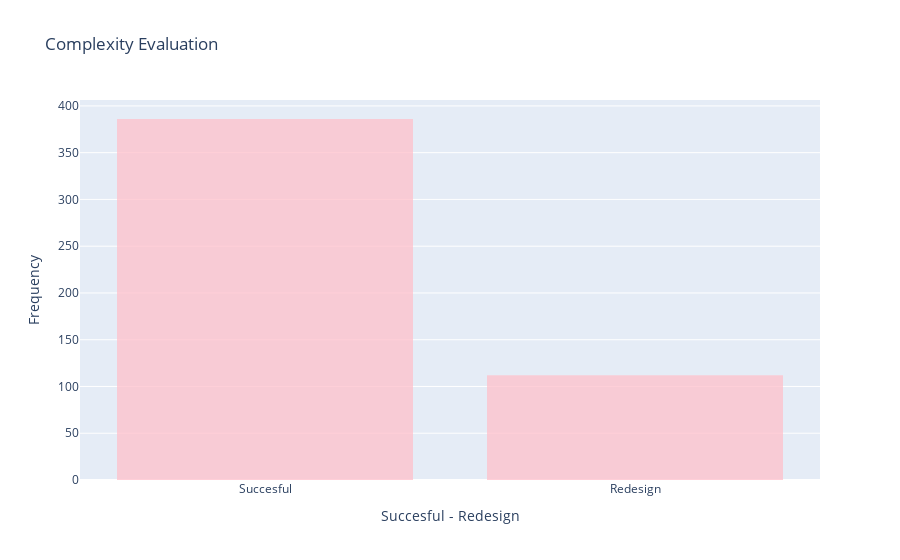

Notebook cell for this chart:
### Code cell
trace = go.Histogram(
    x = data.complexityEvaluation,
    opacity = 0.75,
    name = 'Complexity Evaluation',
    marker = dict(color = 'pink')
)
hist_data = [trace]
hist_layout = go.Layout(barmode='overlay',
                   title = 'Complexity Evaluation',
                   xaxis = dict(title = 'Succesful - Redesign'),
                   yaxis = dict(title = 'Frequency')
)
fig = go.Figure(data = hist_data, layout = hist_layout)
iplot(fig)

### Figure 1 — Plotly figure (JSON) as saved in the notebook; plotly's stock layout.template omitted (floating-point values rounded to 4 significant figures; data arrays with more than 128 entries replaced by an {"elided": "..."} marker saying what was removed)
{"data": [{"marker": {"color": "pink"}, "name": "Complexity Evaluation", "opacity": 0.75, "type": "histogram", "x": {"elided": "498 str values"}}], "layout": {"barmode": "overlay", "title": {"text": "Complexity Evaluation"}, "xaxis": {"title": {"text": "Succesful - Redesign"}}, "yaxis": {"title": {"text": "Frequency"}}}}
